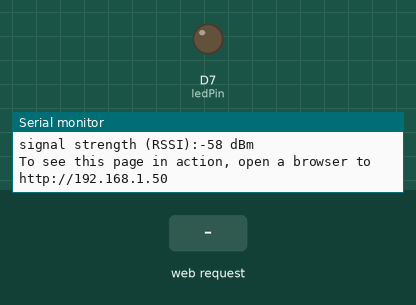
Recording of a sketch running on a simulated Arduino MKR. Shown: output pins drawn as LEDs (lit = HIGH), the last lines printed to the serial monitor. Dashed ring = blinking. The test bench sets the inputs (shaded band). WiFi joins after 1.5 s; servers stay silent unless stated.

Above: at 12.7 s.
12.8 s: HTTP request GET /B received
At 12.9 s:
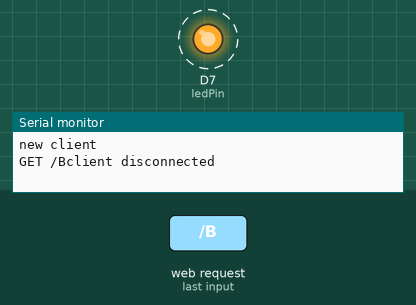
15.8 s: HTTP request GET /I?interval= received
17.5 s: HTTP request GET /H received
At 18.7 s:
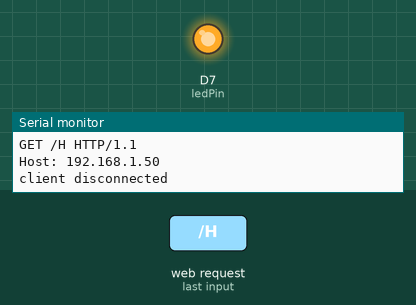
19.0 s: HTTP request GET /L received
At 19.9 s:
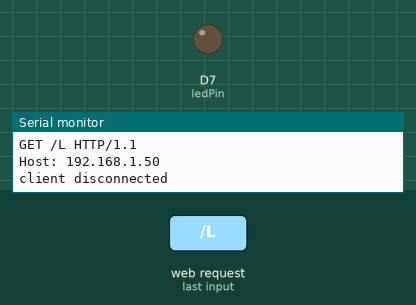
Timing chart, 0 to 21.5 s (numbered marks = the images above; inputs shaded):
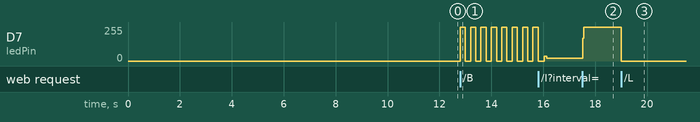

The sketch:

SimpleWebServerLEDcontroller.ino
```cpp
/*
  WiFi Web Server LED Blink

 A simple web server that lets you blink an LED via the web.
 This sketch will print the IP address of your WiFi Shield (once connected)
 to the Serial monitor. From there, you can open that address in a web browser
 to turn on and off the LED on pin 9.

 If the IP address of your shield is yourAddress:
 http://yourAddress/H turns the LED on
 http://yourAddress/L turns it off

 This example is written for a network using WPA encryption. For
 WEP or WPA, change the WiFi.begin() call accordingly.

 Circuit:
 * WiFi shield attached
 * LED attached to pin 9

 created 25 Nov 2012
 by Tom Igoe
 */
#include <SPI.h>
#include <WiFi101.h>

#include "arduino_secrets.h"
char ssid[] = SECRET_SSID;
char pass[] = SECRET_PASS;
int keyIndex = 0;
int status = WL_IDLE_STATUS;
WiFiServer server(80);

int ledPin = 7;
int brightness = 0;
int fadeAmount = 5;
bool blinking = false;
int blinkInterval = 200; // Intervalo de tiempo inicial entre blinks (en milisegundos)

void setup() {
  Serial.begin(9600);
  pinMode(ledPin, OUTPUT);
  while (status != WL_CONNECTED) {
    Serial.print("Attempting to connect to Network named: ");
    Serial.println(ssid);
    status = WiFi.begin(ssid,pass);
    delay(10000);
  }
  server.begin();
  printWiFiStatus();
}

void loop() {
  WiFiClient client = server.available();

  if (client) {
    Serial.println("new client");
    String currentLine = "";
    while (client.connected()) {
      if (client.available()) {
        char c = client.read();
        Serial.write(c);
        if (c == '\n') {
          if (currentLine.length() == 0) {
            client.println("HTTP/1.1 200 OK");
            client.println("Content-type:text/html");
            client.println();

            client.print("Click <a href=\"/H\">here</a> turn the LED on pin 7 on<br>");
            client.print("Click <a href=\"/B\">here</a> make the LED on pin 7 blink<br>");
            client.print("Click <a href=\"/L\">here</a> turn the LED on pin 7 off<br>");
            client.print("Click <a href=\"/F\">here</a> control LED brightness<br>");

            client.println();
            break;
          }
          else {
            currentLine = "";
          }
        }
        else if (c != '\r') {
          currentLine += c;
        }

        if (currentLine.endsWith("GET /H")) {
          blinking = false;
          analogWrite(ledPin, 255); // Encender el LED al máximo de brillo
        }
        if (currentLine.endsWith("GET /B")) {
          blinking = true;
          client.println("HTTP/1.1 200 OK");
          client.println("Content-type:text/html");
          client.println();

          client.println("<form method=\"get\" action=\"/I\">");
          client.println("<label for=\"blinkInterval\">Blink interval (1 to 10000 ms):</label><br>");
          client.println("<input type=\"number\" id=\"interval\" name=\"interval\" min=\"1\" max=\"10000\"><br>");
          client.println("<input type=\"submit\" value=\"Submit\">");
          client.println("</form>");

          client.println();
          break;
        }
        if (currentLine.endsWith("GET /L")) {
          blinking = false;
          analogWrite(ledPin, 0); // Apagar el LED
        }
        if (currentLine.endsWith("GET /F")) {
          client.println("HTTP/1.1 200 OK");
          client.println("Content-type:text/html");
          client.println();

          client.println("<form method=\"get\" action=\"/A\">");
          client.println("<label for=\"brightness\">Brightness (0 to 255):</label><br>");
          client.println("<input type=\"range\" id=\"brightness\" name=\"brightness\" min=\"0\" max=\"255\"><br>");
          client.println("<input type=\"submit\" value=\"Submit\">");
          client.println("</form>");

          client.println();
          break;
        }
        if (currentLine.startsWith("GET /A?brightness=")) {
          int separator = currentLine.indexOf('=');
          String value = currentLine.substring(separator + 1);
          brightness = value.toInt();
          analogWrite(ledPin, brightness);
        }
        if (currentLine.startsWith("GET /I?interval=")) {
          int separator = currentLine.indexOf('=');
          String value = currentLine.substring(separator + 1);
          blinkInterval = value.toInt();
        }
      }
    }
    client.stop();
    Serial.println("client disconnected");
  }

  if (blinking) {
    analogWrite(ledPin, 255); // Encender el LED al máximo de brillo
    delay(blinkInterval);
    analogWrite(ledPin, 0); // Apagar el LED
    delay(blinkInterval);
  }
}

void printWiFiStatus() {
  Serial.print("SSID: ");
  Serial.println(WiFi.SSID());

  IPAddress ip = WiFi.localIP();
  Serial.print("IP Address: ");
  Serial.println(ip);

  long rssi = WiFi.RSSI();
  Serial.print("signal strength (RSSI):");
  Serial.print(rssi);
  Serial.println(" dBm");

  Serial.print("To see this page in action, open a browser to http://");
  Serial.println(ip);
}
```

arduino_secrets.h
```cpp
#define SECRET_SSID "Lab_IoT"
#define SECRET_PASS "iot123456"
```

Measured:
- after the input at 12.8 s, D7 (ledPin): alternates 255/255 for 0.20 s and 0/255 for 0.20 s, starting at once
- after the input at 17.5 s, D7 (ledPin): 21/255 → 255/255 at once
- after the input at 19.0 s, D7 (ledPin): 255/255 → 0/255 at once
